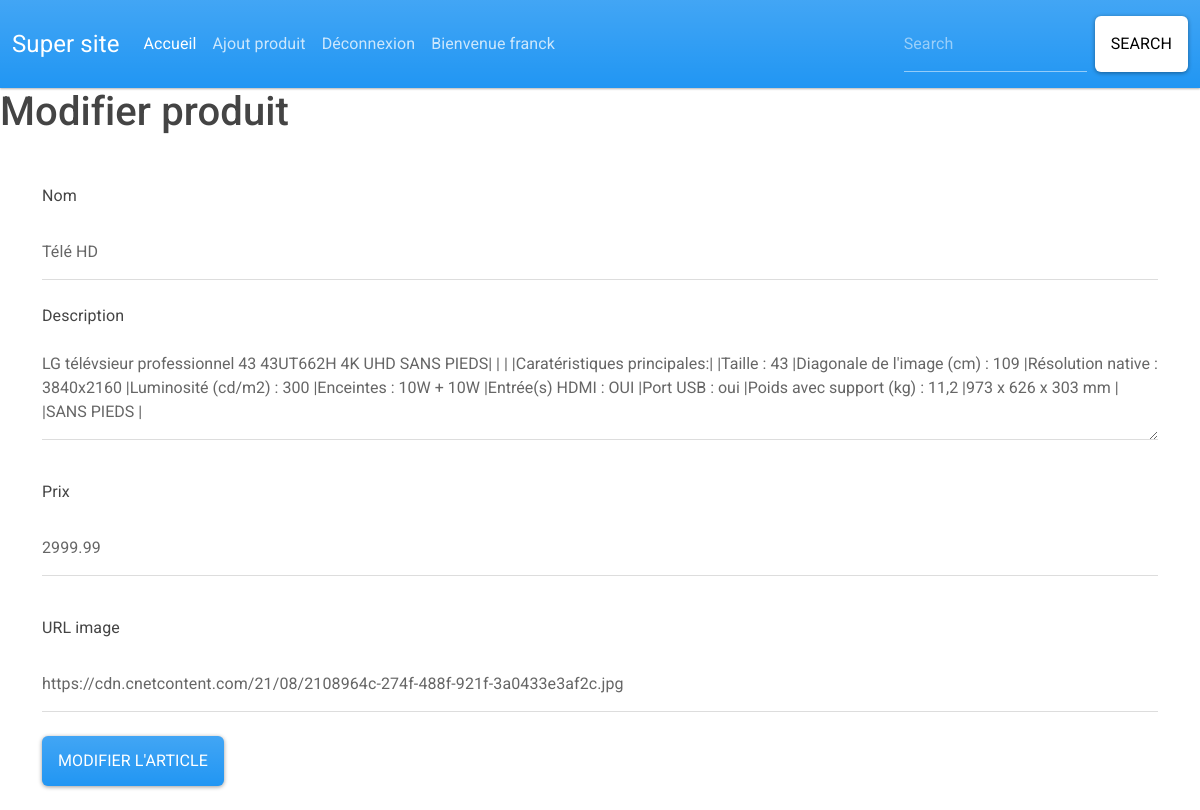
/modifier-produit.php?id=1 (signed in), run on the app's committed database.
### tables this page shows
CREATE TABLE `produits` (
  `id` int(10) NOT NULL,
  `nom` varchar(100) NOT NULL,
  `description` text NOT NULL,
  `prix` decimal(7,2) NOT NULL,
  `url_image` varchar(255) NOT NULL
);

### modifier-produit.php (the view, shortened to what this page needs)
<?php include 'header.php'; ?>
<?php include 'navbar.php'; ?>
<h1>Modifier produit</h1>
<?php
$connexion = new PDO(
    'mysql:host=localhost;dbname=cours_cnam_bac1_22;charset=utf8',
    'root',
    ''
);
$requete = $connexion->prepare('SELECT * FROM produits WHERE id = ?');
$requete->execute([$_GET['id']]);
$produit = $requete->fetch();
?>
    <form method="POST" class="container mb-4">
        <div class="form-group">
            <label class="col-form-label mt-4" for="inputNom">Nom</label>
            <input name="nom" value="<?= $produit[
                'nom'
            ] ?>" type="text" class="form-control" placeholder="Nom du produit" id="inputNom">
        </div>
        <div class="form-group">
            <label for="inputDescription" class="form-label mt-4">Description</label>
            <textarea name="description" class="form-control" id="inputDescription" rows="3"><?= $produit['description'] ?></textarea>
        </div>
        <div class="form-group">
            <label class="col-form-label mt-4" for="inputPrix">Prix</label>
            <input name="prix"  value="<?= $produit[
                'prix'
            ] ?>"  type="number" class="form-control" placeholder="Prix du produit (ex : 5.99)" id="inputPrix">
       </div>
        <div class="form-group">
            <label class="col-form-label mt-4" for="inputUrlImage">URL image</label>
            <input name="url_image" value="<?= $produit[
                'url_image'
            ] ?>" type="text" class="form-control" placeholder="URL de l'image (ex: http://mon-site.com/image.jpg)" id="inputUrlImage">
        </div>
        <input type="submit" value="Modifier l'article" class="btn btn-primary mt-4">
    </form>
</body>
</html>

### data on the page
produits: nom "Télé HD", description "LG télévsieur professionnel 43 43UT662H 4K UHD SANS PIEDS| | | |Caratéristiques principales:| |Taille : 43 |Diagonale de l'image (cm) : 109 |Résolution native : 3840x2160 |Luminosité (cd/m2) : 300 |Enceintes : 10W + 10W |Entrée(s) HDMI : OUI |Port USB : oui |Poids avec support (kg) : 11,2 |973 x 626 x 303 mm | |SANS PIEDS |", prix "2999.99", url_image "https://cdn.cnetcontent.com/21/08/2108964c-274f-488f-921f-3a0433e3af2c.jpg"

### other printed values
$_SESSION['login'] "franck"
